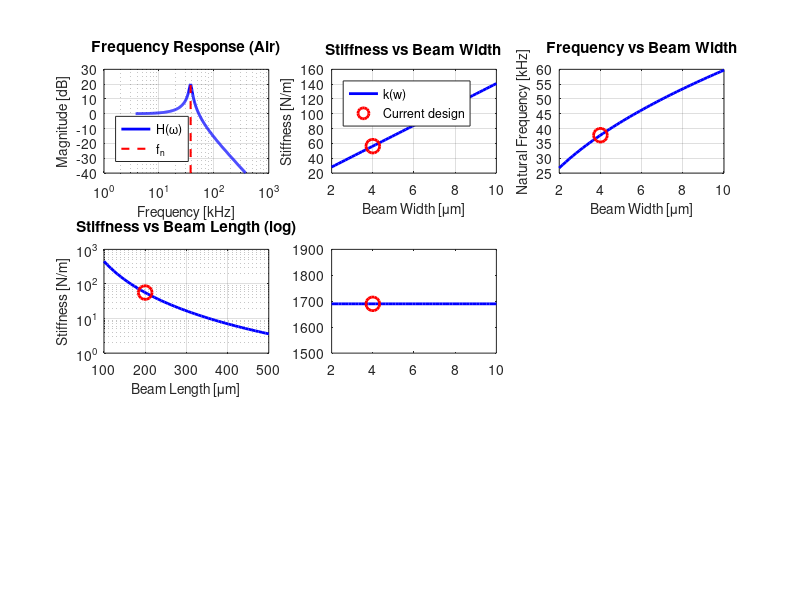

Here is the MATLAB script that generated this plot: (Note: this script raises an error after producing the figure.)
%% MEMS Spring Design & Comprehensive Analysis Tool
% Complete design suite for folded beam, serpentine, and crab-leg springs
% Includes mechanical, dynamic, thermal, and reliability analysis
% Perfect for MEMS accelerometers, gyroscopes, and resonators

clear; close all; clc;

%% ============================================================
%  SECTION 1: MATERIAL PROPERTIES
%% ============================================================

fprintf('=== MEMS Spring Design Tool ===\n\n');

% Silicon Material Properties
mat.E = 169e9;              % Young's modulus [Pa] (Si <110>)
mat.rho = 2329;             % Density [kg/m³]
mat.nu = 0.064;             % Poisson's ratio
mat.sigma_yield = 7e9;      % Yield strength [Pa]
mat.alpha = 2.6e-6;         % Thermal expansion coefficient [1/K]
mat.k_thermal = 148;        % Thermal conductivity [W/m·K]

% Design Parameters (all in micrometers initially)
design.L = 200;             % Beam length [μm]
design.w = 4;               % Beam width [μm]
design.t = 10;              % Beam thickness [μm]
design.N_beams = 4;         % Number of beams (for folded spring)
design.mass = 1e-9;         % Proof mass [kg] (1 μg typical)

% Convert to SI units
L = design.L * 1e-6;        % [m]
w = design.w * 1e-6;        % [m]
t = design.t * 1e-6;        % [m]
m_proof = design.mass;      % [kg]

%% ============================================================
%  SECTION 2: SPRING TYPE SELECTION & GEOMETRY
%% ============================================================

fprintf('Available Spring Geometries:\n');
fprintf('1. Folded Beam (symmetric, high linearity)\n');
fprintf('2. Serpentine (compact, moderate stiffness)\n');
fprintf('3. Crab-leg (angled, lateral compliance)\n\n');

spring_type = 1;  % Default: Folded beam

switch spring_type
    case 1  % Folded Beam
        fprintf('Selected: FOLDED BEAM SPRING\n\n');
        % Each beam is a cantilever with end load
        % Total spring has N parallel beam pairs
        I = (w * t^3) / 12;     % Moment of inertia [m⁴]
        
        % Single beam stiffness (fixed-guided)
        k_single = (2 * mat.E * I) / (L^3);
        
        % Total stiffness (N beams in parallel)
        k_total = design.N_beams * k_single;
        
        % Effective length for stress analysis
        L_eff = L;
        geometry = 'Folded Beam';
        
    case 2  % Serpentine
        fprintf('Selected: SERPENTINE SPRING\n\n');
        % Multiple U-shaped segments
        N_segments = 3;
        L_segment = L / N_segments;
        I = (w * t^3) / 12;
        
        % Serpentine stiffness (series combination)
        k_segment = (mat.E * I) / (L_segment^3);
        k_total = k_segment / (2 * N_segments);
        
        L_eff = L;
        geometry = 'Serpentine';
        
    case 3  % Crab-leg
        fprintf('Selected: CRAB-LEG SPRING\n\n');
        % Angled beams for lateral compliance
        theta = 45 * pi/180;    % Angle [rad]
        L_angled = L / cos(theta);
        I = (w * t^3) / 12;
        
        % Effective stiffness with angle
        k_axial = (mat.E * w * t) / L_angled;
        k_total = design.N_beams * k_axial * sin(theta)^2;
        
        L_eff = L_angled;
        geometry = 'Crab-leg';
end

%% ============================================================
%  SECTION 3: MECHANICAL ANALYSIS
%% ============================================================

fprintf('--- Mechanical Characteristics ---\n');

% Spring constant
fprintf('Spring constant k: %.3f N/m\n', k_total);
fprintf('Compliance: %.3e m/N\n', 1/k_total);

% Displacement under load
F_test = [1e-6, 10e-6, 100e-6];  % Test forces [N]
delta = F_test / k_total * 1e6;   % Displacement [μm]

fprintf('\nDisplacement vs Force:\n');
for i = 1:length(F_test)
    fprintf('  F = %.1f μN → δ = %.3f μm\n', F_test(i)*1e6, delta(i));
end

% Maximum stress (at beam root)
delta_max = 10e-6;  % Max displacement [m]
F_max = k_total * delta_max;

% Bending stress: σ = M*c/I where M = F*L, c = t/2
M_max = F_max * L_eff;
c = t / 2;
sigma_max = (M_max * c) / I;

fprintf('\nStress Analysis (δ_max = %.1f μm):\n', delta_max*1e6);
fprintf('  Maximum force: %.2f μN\n', F_max*1e6);
fprintf('  Maximum stress: %.2f MPa\n', sigma_max/1e6);
fprintf('  Safety factor: %.1f\n', mat.sigma_yield/sigma_max);

% Check for yielding
if sigma_max > mat.sigma_yield
    warning('YIELDING DETECTED! Reduce displacement or redesign.');
else
    fprintf('  Status: SAFE (below yield strength)\n');
end

%% ============================================================
%  SECTION 4: DYNAMIC ANALYSIS
%% ============================================================

fprintf('\n--- Dynamic Characteristics ---\n');

% Natural frequency (spring-mass system)
f_natural = (1/(2*pi)) * sqrt(k_total / m_proof);
omega_natural = 2 * pi * f_natural;

fprintf('Natural frequency: %.2f kHz\n', f_natural/1000);
fprintf('Angular frequency: %.2f krad/s\n', omega_natural/1000);

% Quality factor (typical for silicon in air and vacuum)
Q_air = 10;         % In atmospheric pressure
Q_vacuum = 10000;   % In high vacuum

fprintf('Q-factor (air): %d\n', Q_air);
fprintf('Q-factor (vacuum): %d\n', Q_vacuum);

% Damping coefficient
c_air = sqrt(k_total * m_proof) / Q_air;
c_vacuum = sqrt(k_total * m_proof) / Q_vacuum;

% Frequency response (air environment)
freq = logspace(log10(f_natural/10), log10(f_natural*10), 500);
omega = 2*pi*freq;

% Transfer function: H(ω) = 1 / (1 - (ω/ω₀)² + j(ω/ω₀)/Q)
zeta_air = 1/(2*Q_air);  % Damping ratio
H = 1 ./ sqrt((1 - (omega/omega_natural).^2).^2 + ...
    (2*zeta_air*omega/omega_natural).^2);

% Bandwidth (3dB points)
BW_air = f_natural / Q_air;
fprintf('Bandwidth (air): %.2f Hz\n', BW_air);

%% ============================================================
%  SECTION 5: PARAMETRIC DESIGN SWEEP
%% ============================================================

fprintf('\n--- Design Space Exploration ---\n');

% Sweep beam width
w_range = linspace(2e-6, 10e-6, 50);
k_vs_w = zeros(size(w_range));
f_vs_w = zeros(size(w_range));
sigma_vs_w = zeros(size(w_range));

for i = 1:length(w_range)
    I_temp = (w_range(i) * t^3) / 12;
    k_temp = design.N_beams * (2 * mat.E * I_temp) / (L^3);
    k_vs_w(i) = k_temp;
    f_vs_w(i) = (1/(2*pi)) * sqrt(k_temp / m_proof);
    
    F_temp = k_temp * delta_max;
    M_temp = F_temp * L_eff;
    sigma_vs_w(i) = (M_temp * (t/2)) / I_temp;
end

% Sweep beam length
L_range = linspace(100e-6, 500e-6, 50);
k_vs_L = zeros(size(L_range));
f_vs_L = zeros(size(L_range));

for i = 1:length(L_range)
    k_temp = design.N_beams * (2 * mat.E * I) / (L_range(i)^3);
    k_vs_L(i) = k_temp;
    f_vs_L(i) = (1/(2*pi)) * sqrt(k_temp / m_proof);
end

fprintf('Design space sweep complete.\n');
fprintf('Width range: %.1f - %.1f μm\n', w_range(1)*1e6, w_range(end)*1e6);
fprintf('Length range: %.1f - %.1f μm\n', L_range(1)*1e6, L_range(end)*1e6);

%% ============================================================
%  SECTION 6: THERMAL ANALYSIS
%% ============================================================

fprintf('\n--- Thermal Analysis ---\n');

% Temperature range
T_ref = 300;        % Reference temperature [K]
T_range = -40:80;   % Operating temperature [°C]

% Thermal stress (fixed-fixed beams)
% σ_thermal = E * α * ΔT
delta_T = T_range;
sigma_thermal = mat.E * mat.alpha * abs(delta_T);

% Thermal displacement (for free expansion)
delta_thermal = mat.alpha * L * delta_T * 1e6;  % [μm]

fprintf('Temperature coefficient: %.2f ppm/K\n', mat.alpha*1e6);
fprintf('Thermal stress at ΔT=100°C: %.2f MPa\n', ...
    mat.E * mat.alpha * 100 / 1e6);

%% ============================================================
%  SECTION 7: RELIABILITY & FATIGUE ANALYSIS
%% ============================================================

fprintf('\n--- Reliability Analysis ---\n');

% Fatigue life estimation (based on stress amplitude)
% Using Basquin's law: N_f = (σ_f'/σ_a)^b
sigma_f_prime = mat.sigma_yield * 0.9;  % Fatigue strength coefficient
b = -0.1;  % Fatigue exponent (silicon)

% Oscillation amplitude
delta_osc = [1e-6, 5e-6, 10e-6];  % [m]
N_cycles = zeros(size(delta_osc));

for i = 1:length(delta_osc)
    F_osc = k_total * delta_osc(i);
    M_osc = F_osc * L_eff;
    sigma_a = (M_osc * c) / I;
    
    N_cycles(i) = (sigma_f_prime / sigma_a)^(1/b);
    
    fprintf('Amplitude %.1f μm → Cycles to failure: %.2e\n', ...
        delta_osc(i)*1e6, N_cycles(i));
end

% Shock survivability
g_shock = 1000;  % Shock acceleration [g]
a_shock = g_shock * 9.81;  % [m/s²]
F_shock = m_proof * a_shock;
delta_shock = F_shock / k_total * 1e6;  % [μm]

M_shock = F_shock * L_eff;
sigma_shock = (M_shock * c) / I;

fprintf('\nShock Survivability (%.0fg):\n', g_shock);
fprintf('  Shock displacement: %.2f μm\n', delta_shock);
fprintf('  Shock stress: %.2f MPa\n', sigma_shock/1e6);
if sigma_shock < mat.sigma_yield
    fprintf('  Status: SURVIVES\n');
else
    fprintf('  Status: FAILURE RISK\n');
end

%% ============================================================
%  SECTION 8: COMPREHENSIVE VISUALIZATION
%% ============================================================

figure('Position', [50, 50, 1400, 900], 'Color', 'w');

% Plot 1: Frequency Response
subplot(3, 3, 1);
semilogx(freq/1000, 20*log10(H), 'b-', 'LineWidth', 2);
hold on;
plot([f_natural f_natural]/1000, [-40 20], 'r--', 'LineWidth', 1.5);
grid on;
xlabel('Frequency [kHz]', 'FontSize', 10);
ylabel('Magnitude [dB]', 'FontSize', 10);
title('Frequency Response (Air)', 'FontWeight', 'bold');
legend('H(\omega)', 'f_n', 'Location', 'southwest');

% Plot 2: Stiffness vs Width
subplot(3, 3, 2);
plot(w_range*1e6, k_vs_w, 'b-', 'LineWidth', 2);
hold on;
plot(design.w, k_total, 'ro', 'MarkerSize', 10, 'LineWidth', 2);
grid on;
xlabel('Beam Width [μm]', 'FontSize', 10);
ylabel('Stiffness [N/m]', 'FontSize', 10);
title('Stiffness vs Beam Width', 'FontWeight', 'bold');
legend('k(w)', 'Current design', 'Location', 'northwest');

% Plot 3: Frequency vs Width
subplot(3, 3, 3);
plot(w_range*1e6, f_vs_w/1000, 'b-', 'LineWidth', 2);
hold on;
plot(design.w, f_natural/1000, 'ro', 'MarkerSize', 10, 'LineWidth', 2);
grid on;
xlabel('Beam Width [μm]', 'FontSize', 10);
ylabel('Natural Frequency [kHz]', 'FontSize', 10);
title('Frequency vs Beam Width', 'FontWeight', 'bold');

% Plot 4: Stiffness vs Length
subplot(3, 3, 4);
semilogy(L_range*1e6, k_vs_L, 'b-', 'LineWidth', 2);
hold on;
plot(design.L, k_total, 'ro', 'MarkerSize', 10, 'LineWidth', 2);
grid on;
xlabel('Beam Length [μm]', 'FontSize', 10);
ylabel('Stiffness [N/m]', 'FontSize', 10);
title('Stiffness vs Beam Length (log)', 'FontWeight', 'bold');

% Plot 5: Stress vs Width
subplot(3, 3, 5);
plot(w_range*1e6, sigma_vs_w/1e6, 'b-', 'LineWidth', 2);
hold on;
plot(design.w, sigma_max/1e6, 'ro', 'MarkerSize', 10, 'LineWidth', 2);
yline(mat.sigma_yield/1e6, 'r--', 'Yield', 'LineWidth', 1.5);
grid on;
xlabel('Beam Width [μm]', 'FontSize', 10);
ylabel('Max Stress [MPa]', 'FontSize', 10);
title('Stress vs Beam Width', 'FontWeight', 'bold');

% Plot 6: Thermal Displacement
subplot(3, 3, 6);
plot(T_range, delta_thermal, 'b-', 'LineWidth', 2);
grid on;
xlabel('Temperature Change [°C]', 'FontSize', 10);
ylabel('Thermal Displacement [μm]', 'FontSize', 10);
title('Thermal Expansion', 'FontWeight', 'bold');

% Plot 7: Design Space Map (k vs f)
subplot(3, 3, 7);
scatter(k_vs_w, f_vs_w/1000, 50, w_range*1e6, 'filled');
hold on;
plot(k_total, f_natural/1000, 'rx', 'MarkerSize', 15, 'LineWidth', 3);
colormap(jet);
cb = colorbar;
cb.Label.String = 'Width [μm]';
grid on;
xlabel('Stiffness [N/m]', 'FontSize', 10);
ylabel('Frequency [kHz]', 'FontSize', 10);
title('Design Space Map', 'FontWeight', 'bold');

% Plot 8: Fatigue Life
subplot(3, 3, 8);
semilogy(delta_osc*1e6, N_cycles, 'bo-', 'MarkerSize', 8, 'LineWidth', 2);
grid on;
xlabel('Oscillation Amplitude [μm]', 'FontSize', 10);
ylabel('Cycles to Failure', 'FontSize', 10);
title('Fatigue Life Prediction', 'FontWeight', 'bold');

% Plot 9: Performance Summary
subplot(3, 3, 9);
axis off;
text(0.1, 0.9, ['\bf' geometry ' Spring Summary:'], 'FontSize', 11);
text(0.1, 0.75, sprintf('k = %.2f N/m', k_total), 'FontSize', 9);
text(0.1, 0.65, sprintf('f_n = %.2f kHz', f_natural/1000), 'FontSize', 9);
text(0.1, 0.55, sprintf('Q = %d (air)', Q_air), 'FontSize', 9);
text(0.1, 0.45, sprintf('σ_{max} = %.1f MPa', sigma_max/1e6), 'FontSize', 9);
text(0.1, 0.35, sprintf('SF = %.1f', mat.sigma_yield/sigma_max), 'FontSize', 9);
text(0.1, 0.25, sprintf('BW = %.1f Hz', BW_air), 'FontSize', 9);
text(0.1, 0.15, sprintf('L×w×t = %d×%d×%d μm', ...
    design.L, design.w, design.t), 'FontSize', 9);
text(0.1, 0.05, sprintf('N_{beams} = %d', design.N_beams), 'FontSize', 9);

sgtitle('MEMS Spring Comprehensive Analysis', 'FontSize', 14, 'FontWeight', 'bold');

%% ============================================================
%  SECTION 9: DESIGN RECOMMENDATIONS
%% ============================================================

fprintf('\n=== Design Recommendations ===\n');

% Check critical parameters
if f_natural < 1000
    fprintf('⚠ Low frequency (< 1 kHz): Consider shorter beams\n');
elseif f_natural > 100000
    fprintf('⚠ High frequency (> 100 kHz): Consider longer beams\n');
else
    fprintf('✓ Frequency in good range (1-100 kHz)\n');
end

if sigma_max/mat.sigma_yield > 0.5
    fprintf('⚠ High stress ratio: Reduce displacement or increase width\n');
else
    fprintf('✓ Safe stress levels (SF > 2)\n');
end

if delta_shock > 50
    fprintf('⚠ Large shock displacement: Increase stiffness\n');
else
    fprintf('✓ Shock-resistant design\n');
end

fprintf('\nOptimal design regions:\n');
fprintf('  Width: %.1f - %.1f μm\n', w_range(10)*1e6, w_range(30)*1e6);
fprintf('  Length: %.1f - %.1f μm\n', L_range(15)*1e6, L_range(35)*1e6);
fprintf('================================\n\n');

%% ============================================================
%  SECTION 10: EXPORT DATA
%% ============================================================

% Create results structure
results.geometry = geometry;
results.k_total = k_total;
results.f_natural = f_natural;
results.Q_air = Q_air;
results.sigma_max = sigma_max;
results.safety_factor = mat.sigma_yield/sigma_max;
results.shock_displacement = delta_shock;
results.design = design;

fprintf('Analysis complete! All results stored in ''results'' structure.\n');
fprintf('Figures generated for comprehensive visualization.\n\n');